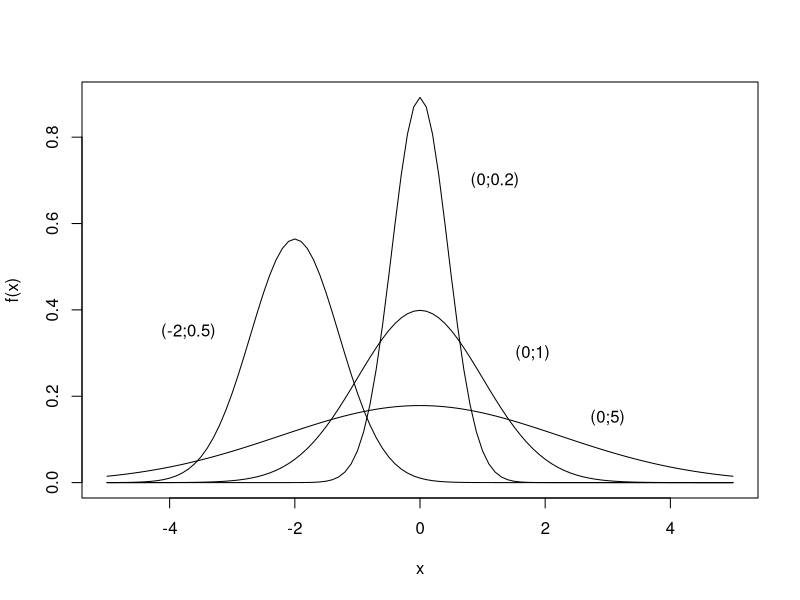

Source code (R):
curve(dnorm(x,0,sqrt(0.2)),-5,5,ylab="f(x)")
curve(dnorm(x,0,1),-5,5,add=T)
curve(dnorm(x,0,sqrt(5)),-5,5,add=T)
curve(dnorm(x,-2,sqrt(0.5)),-5,5,add=T)
text(1.2,0.7,"(0;0.2)")
text(1.8,0.3,"(0;1)")
text(3,0.15,"(0;5)")
text(-3.7,0.35,"(-2;0.5)")
